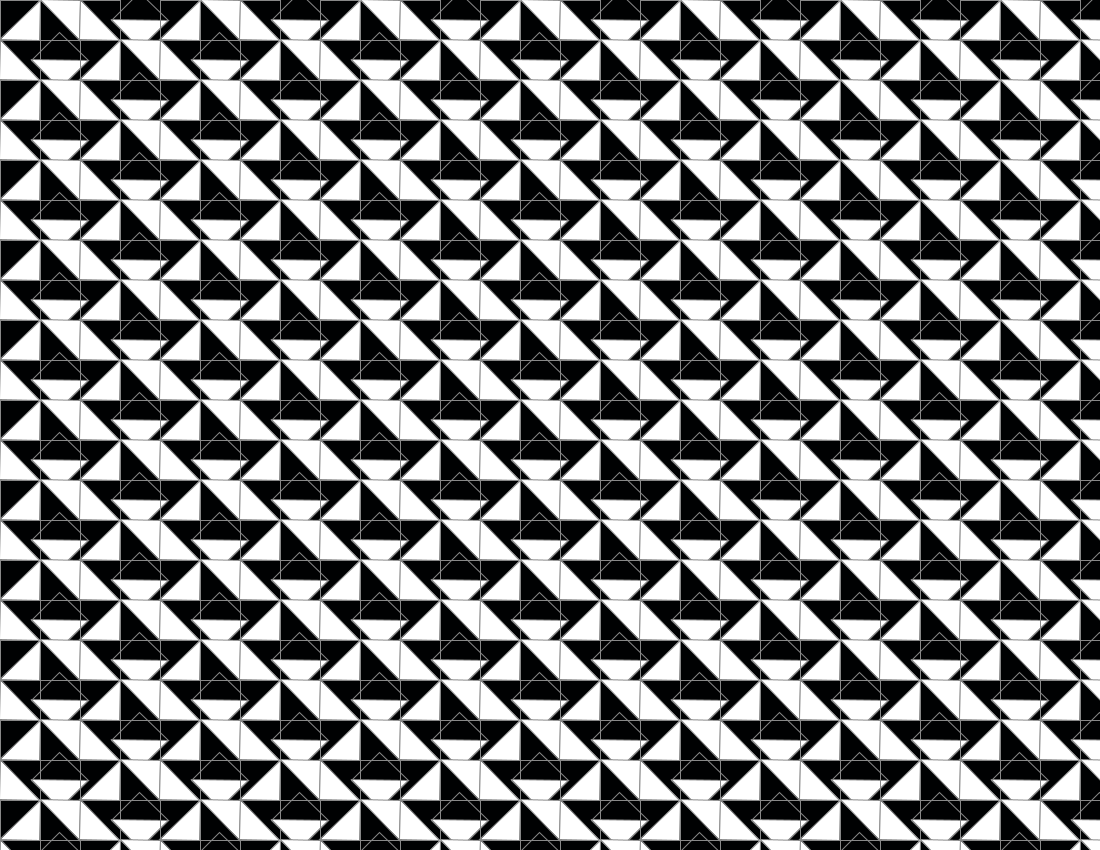
Frame 1 (no input)
Frame 60 (the mouse pressed at the canvas centre just before this capture): identical to frame 1, image omitted
Frame 120 (the mouse held since frame 60 and released just before this capture): identical to frame 1, image omitted

The Processing sketch that drew this single still picture (run headless with seeded random() and noise(); from frame 60 on, the mouse is pressed at the canvas centre):

// Processing sketch: sailboats2
// ── sailboats2.pde
//truchet tiling 1

float rW = 40;
float rH = 40;
float[] pattern = {2.75, 0.25, 0.5, 0.75};

void setup() {
  size(1100, 850);
  background(258);
  noFill();

  stroke(136);
  
  // first, using two nested for loops, we partition our canvas into a grid indexed by two variables (i and j)
  for (int j=0; j<height/rH; j++) { 
    // this for loop partitions the height of the canvas into j rows of height rH for tiling
    // then, for each row (indexed by j), ...
    int t = 0;

    // check to see if row is even or odd
    if (j%2 !=0) {
      t = pattern.length/2;
    }

    for (int i=0; i<width/rW; i++) { 
      // this for loop partitions the width of the canvas into i columns of width rW for tiling
      // then, for each column (indexed by i), ...
      float v = pattern[t];
      float r = toQuadrant(v);
      println(v, degrees(r), i);
      
      // each grid square is indexed by column i and row j
      // to calculate the top left corner of each grid box to draw from, we use the coordinates (i*rw, j*rH)
      drawSeed(i*rW, j*rH, r); // because this function draws the pattern at column i and row j, this grid unfolds horizontally 
                               // (for each row index, every column gets drawn before moving to the next row)
      
      t++;
      if (t>pattern.length-1) {
        t = 0;
      }
    }
  }
}

void draw() {
}

float toQuadrant(float v) {
  if (v <=0.25) {
    return 2*PI*0.25;
  } else if (v >0.25 && v<=0.5) {
    return  3*PI*0.5;
  } else if (v >0.5 && v<=0.75) {
    return  7*PI*0.75;
  } else {
    return 9*PI;
  }
}

void drawSeed(float x, float y, float r) {
  pushMatrix(); // saves the current coordinate system to the stack (enables controlling the scope of matrix transformations)
  translate(x+rW/2, y+rH/2); // translates the origin of the coordinate system to a new position
  rotate(r); // multiplies the current transformation matrix by a rotation matrix, resulting in a rotation around the translated origin
  noFill();
  rectMode(CENTER); // draws the center of the rectangle at the coordinates specified (as opposed to the top left corner of the rectangle -> default draw mode)
  rect(0, 0, rW, rH); // draws the rectangle at the origin of the rotated coordinate system (rW/2, y+rH/2)
  fill(255);
  triangle(-rW/2, -rH/2, rW/2, -rH/2, -rW/2, rH/2);
  popMatrix(); // restores the prior, pre-translated coordinate system  (origin is back to 0, 0)
}
